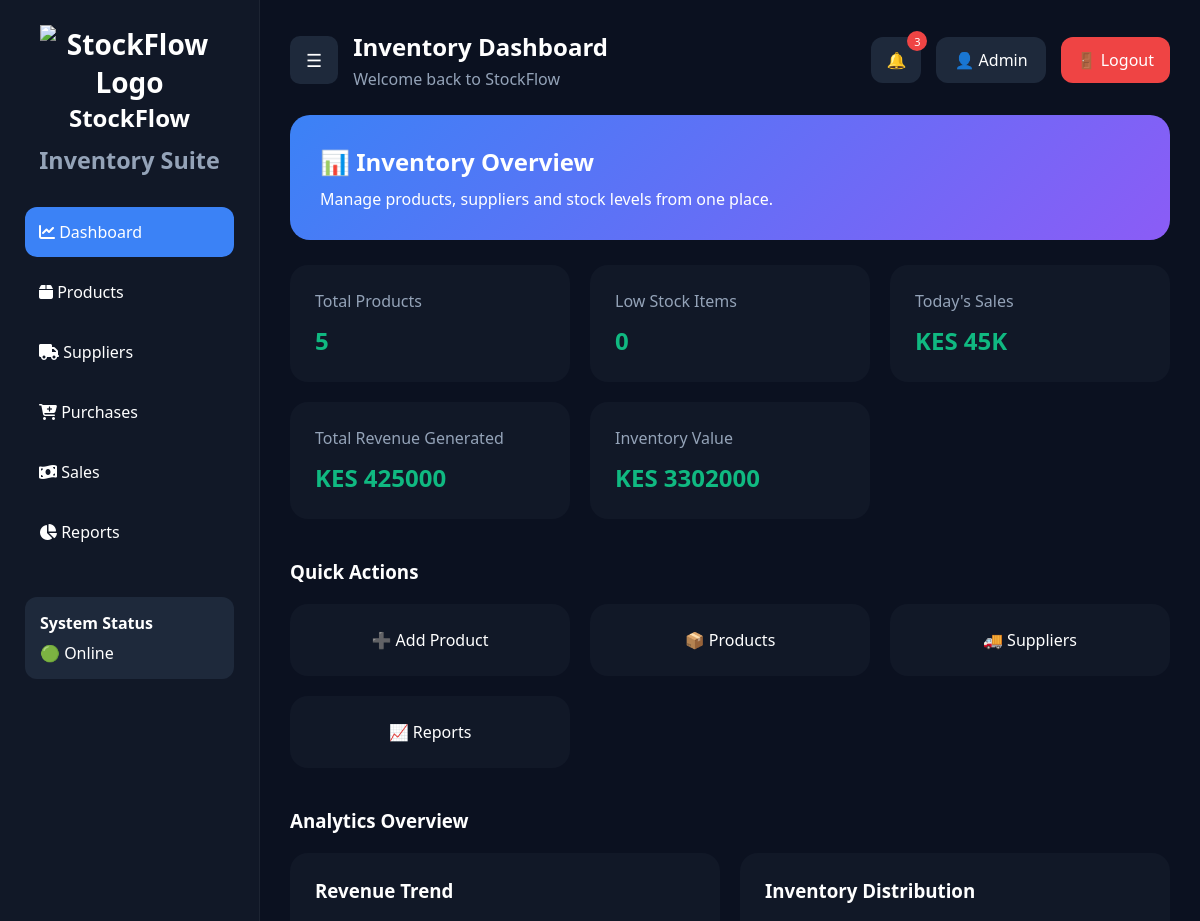
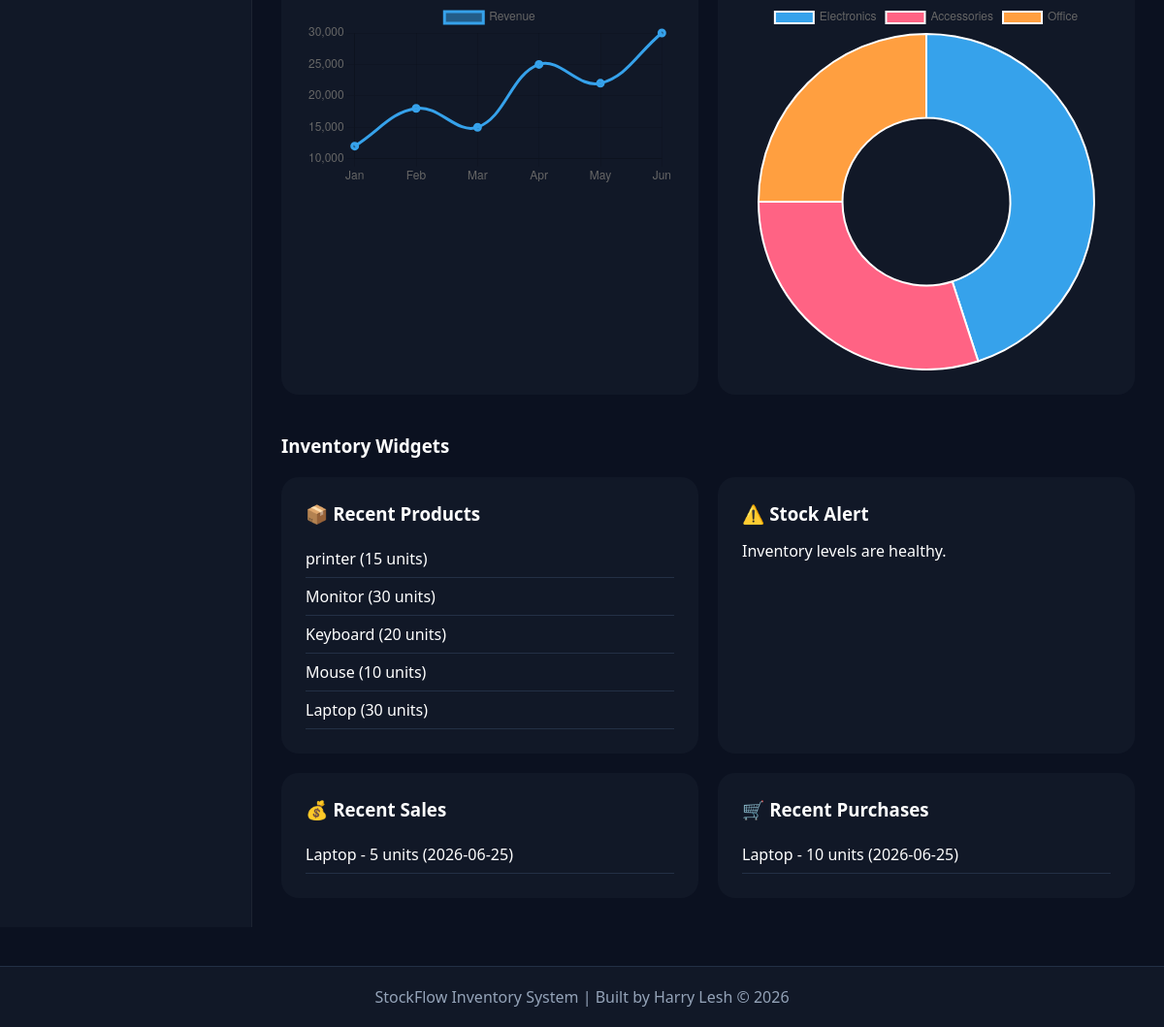
The page /dashboard (signed in) on the database as committed earlier (2 pictures, top to bottom).
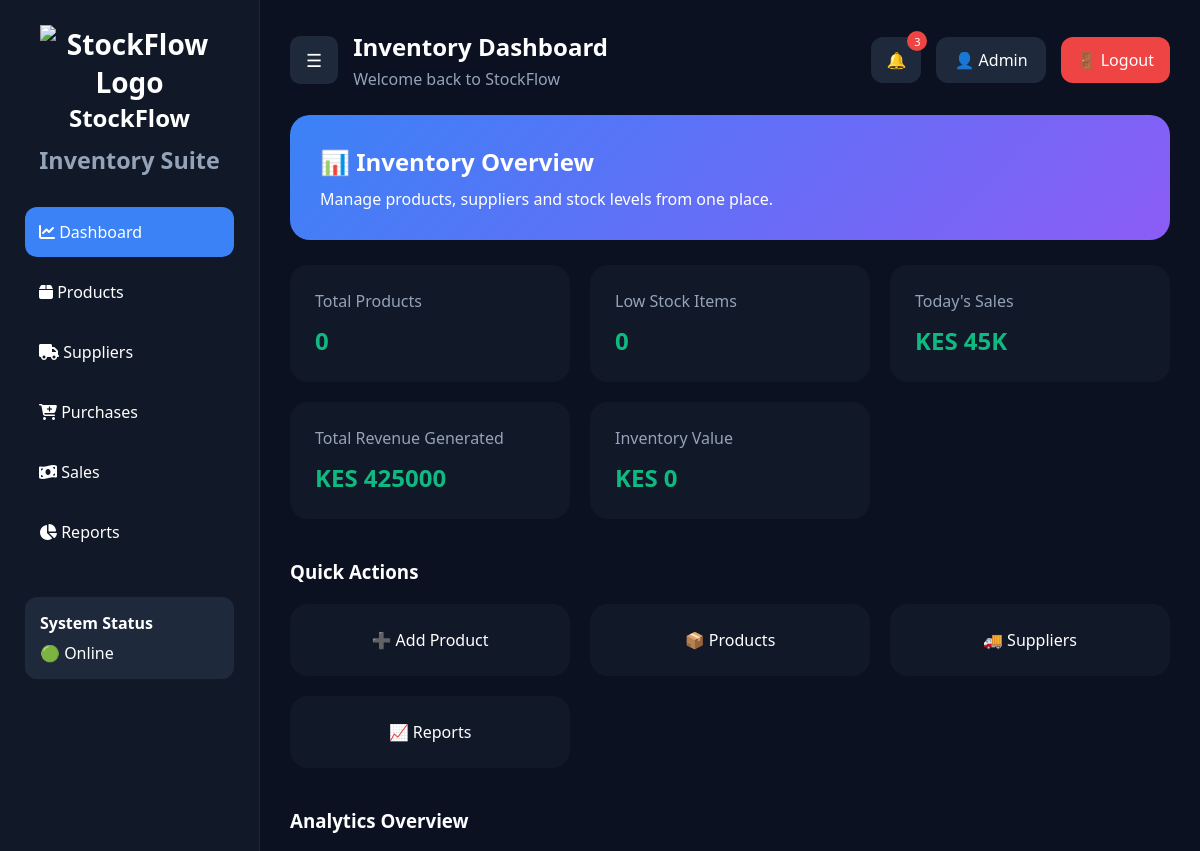
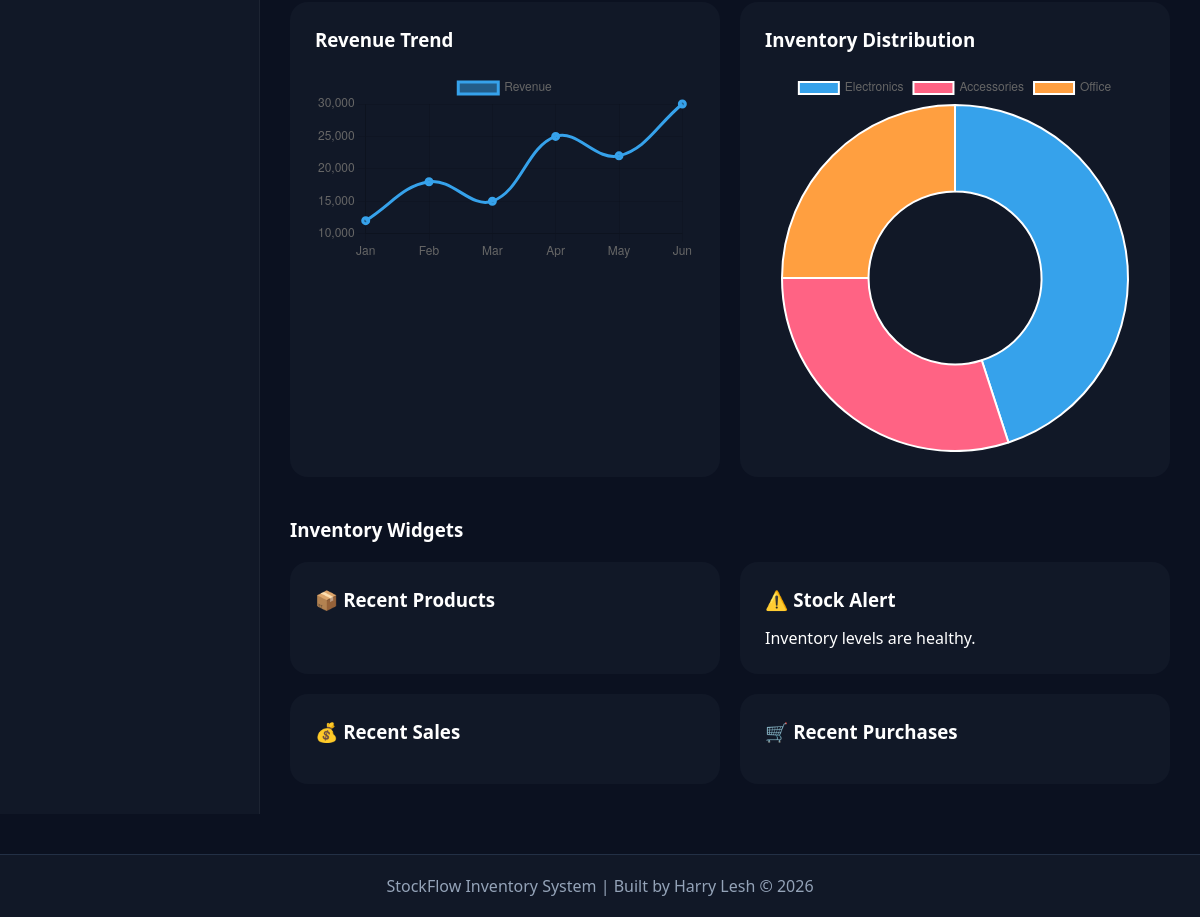
The same page on the database as committed later (2 pictures, top to bottom).
### tables this page shows
CREATE TABLE products(
        id INTEGER PRIMARY KEY AUTOINCREMENT,
        name TEXT NOT NULL,
        category TEXT NOT NULL,
        stock INTEGER NOT NULL,
        price REAL NOT NULL
    );

CREATE TABLE sales(
       id INTEGER PRIMARY KEY AUTOINCREMENT,
       product_id INTEGER NOT NULL,
       quantity INTEGER NOT NULL,
       selling_price REAL NOT NULL,
       customer_name TEXT NOT NULL,
       sale_date TEXT NOT NULL
    );

CREATE TABLE purchases(
       id INTEGER PRIMARY KEY AUTOINCREMENT,
        product_id INTEGER NOT NULL,
        supplier_id INTEGER NOT NULL,
        quantity INTEGER NOT NULL,
        cost REAL NOT NULL,
        purchase_date TEXT NOT NULL
    );

### app.py (the view)
@app.route("/dashboard")
def dashboard():
    if "user" not in session:
        return redirect("/")
    conn = sqlite3.connect("database.db")
    cursor = conn.cursor()
    cursor.execute(
        "SELECT COUNT(*) FROM products"
    )
    total_products = cursor.fetchone()[0]
    cursor.execute(
        "SELECT COUNT(*) FROM products WHERE stock < 10"
    )
    low_stock = cursor.fetchone()[0]
    cursor.execute("""
        SELECT *
        FROM products
        ORDER BY id DESC
        LIMIT 5
    """)
    recent_products = cursor.fetchall()
    cursor.execute("""
    SELECT IFNULL(
        SUM(quantity * selling_price),
        0
    )
    FROM sales
    """)
    total_revenue = cursor.fetchone()[0]
    cursor.execute("""
    SELECT IFNULL(
        SUM(stock * price),
        0
    )
    FROM products
    """)
    inventory_value = cursor.fetchone()[0]
    cursor.execute("""
    SELECT products.name,
           sales.quantity,
           sales.sale_date
    FROM sales
    JOIN products
    ON sales.product_id = products.id
    ORDER BY sales.id DESC
    LIMIT 5
    """)
    recent_sales = cursor.fetchall()
    cursor.execute("""
    SELECT products.name,
           purchases.quantity,
           purchases.purchase_date
    FROM purchases
    JOIN products
    ON purchases.product_id = products.id
    ORDER BY purchases.id DESC
    LIMIT 5
    """)
    recent_purchases = cursor.fetchall()
    conn.close()
    return render_template(
        "dashboard.html",
        total_products=total_products,
        low_stock=low_stock,
        recent_products=recent_products,
        recent_sales=recent_sales,
        recent_purchases=recent_purchases,
        total_revenue=total_revenue,
        inventory_value=inventory_value
    )

### templates/dashboard.html (shortened to what the changed rows need)
{% extends "layout.html" %}
{% block content %}
<div class="dashboard-wrapper">
    <aside class="sidebar">
        <div class="logo">
            <h2>StockFlow</h2>
        </div>
    </aside>
    <main class="main-content">
        <div class="topbar">
            <div class="top-left">
                <div>
                    <h2>Inventory Dashboard</h2>
                </div>
            </div>
        </div>
        <div class="welcome-banner">
            <h2>📊 Inventory Overview</h2>
        </div>
        <div class="stats-grid">
            <div class="stat-card">
                <span>Total Products</span>
                <h2>{{ total_products }}</h2>
            </div>
            <div class="stat-card">
                <h2>{{ low_stock }}</h2>
            </div>
            <div class="stat-card">
                <h2>KES 45K</h2>
            </div>
            <div class="stat-card">
                <h2>KES {{ "%.0f"|format(total_revenue) }}</h2>
            </div>
            <div class="stat-card">
                <span>Inventory Value</span>
                <h2>
                    KES {{ "%.0f"|format(inventory_value) }}
                </h2>
            </div>
        </div>
        <div class="widgets-grid">
            <div class="widget-card">
                <ul>
                    {% for product in recent_products %}
                    <li>
                        {{ product[1] }}
                        ({{ product[3] }} units)
                    </li>
                    {% endfor %}
                </ul>
            </div>
        </div>
        <div class="widgets-grid">
            <div class="widget-card">
                <ul>
                    {% for sale in recent_sales %}
                    <li>
                        {{ sale[0] }}
                        - {{ sale[1] }} units
                        ({{ sale[2] }})
                    </li>
                    {% endfor %}
                </ul>
            </div>
            <div class="widget-card">
                <ul>
                    {% for purchase in recent_purchases %}
                    <li>
                        {{ purchase[0] }}
                        - {{ purchase[1] }} units
                        ({{ purchase[2] }})
                    </li>
                    {% endfor %}
                </ul>
            </div>
        </div>
    </main>
</div>
{% endblock %}

Rows that differ between the two databases and show on the page:
removed products: name "printer", stock "15"
removed products: name "Monitor", stock "30"
removed products: name "Keyboard", stock "20"
removed products: name "Mouse", stock "10"
removed products: name "Laptop", stock "30"
no longer on this page (row unchanged): sales: name "Laptop", quantity "5", sale_date "2026-06-25"
no longer on this page (row unchanged): purchases: name "Laptop", quantity "10", purchase_date "2026-06-25"
Other text that changed with them:
{{ total_products }}: "5" → "0"
{{ "%.0f"|format(inventory_value) }}: "3302000" → "0"
